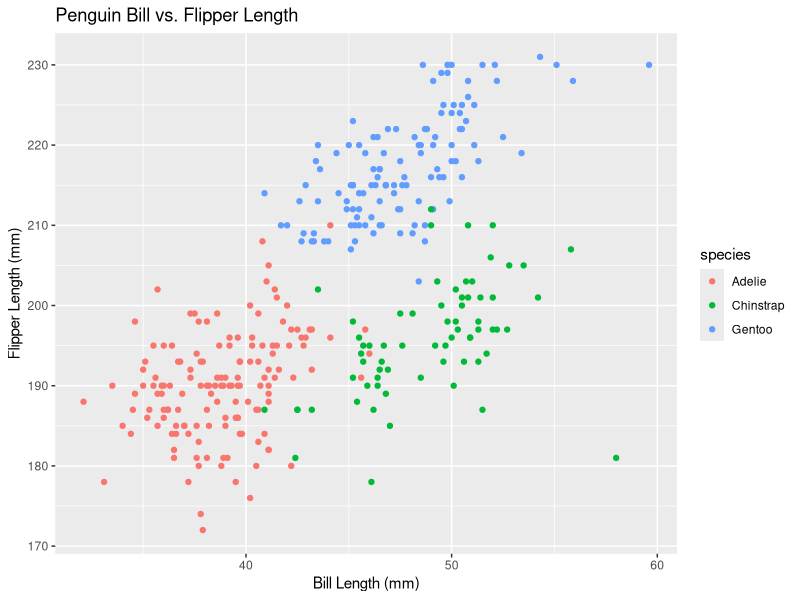

Here is the R script that generated this plot:
## ---- chunk 1
knitr::opts_chunk$set(echo = TRUE)
## ---- chunk 2
library(tidyverse)
## ---- chunk 3
p1_df <- tibble(
  samp = rnorm(10),
  log_vec = samp > 0,
  char_vec = c("a", "b", "c", "d", "e","f", "g", "h", "i", "j"),
  fac_vec = factor(c("bananas", "oranges", "apples",
                    "bananas", "oranges", "apples",
                    "bananas", "oranges", "apples",
                    "bananas")))
p1_df

## ---- chunk 4
as.numeric(p1_df$log_vec)
as.numeric(p1_df$char_vec)
mean(as.numeric(p1_df$fac_vec))
## ---- chunk 5
as.numeric(p1_df$log_vec) * p1_df$samp 
# this works because log_vec is easily coerced to numeric, T=1 and F=0, to be multiplied by another numeric

as.factor(p1_df$log_vec) * p1_df$samp
# T and F values in original logical vector get coded as factors, with 2 levels. cannot multiple factors (categorical variables) meaningfully with a numeric vector

as.numeric(as.factor(p1_df$log_vec)) * p1_df$samp
# T gets coded as 2 and False as 1 for numeric, and can multiply it by another numeric
## ---- chunk 6
# read in data
data("penguins", package = "palmerpenguins")

# preliminary examination of dataframe
summary(penguins)
names(penguins)
## ---- chunk 7
setwd("/Users/maggieli/Documents/Columbia/Classes, TAing/Fall2020/Data Science/p8105_hw1_ml4424")
plotted_dta <- ggplot() + 
  geom_point(data = na.omit(penguins),
            aes(x=bill_length_mm, y = flipper_length_mm,
                color = species)) + 
  labs(title = "Penguin Bill vs. Flipper Length",
       x = "Bill Length (mm)",
       y = "Flipper Length (mm)")
  
ggsave("plotted_dta.pdf")
